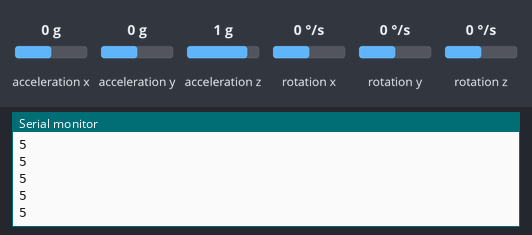
Bench run of a sketch on a simulated Arduino Uno, built with avr-gcc and run on an emulated ATmega328P. Shown: the last lines printed to the serial monitor. The test bench sets the inputs (shaded band); at power-on: acceleration x 0 g, acceleration y 0 g, acceleration z 1 g, rotation x 0 °/s, rotation y 0 °/s, rotation z 0 °/s.

Above: at 1.2 s.
1.3 s: acceleration x set to -1.4 g
At 1.33 s:
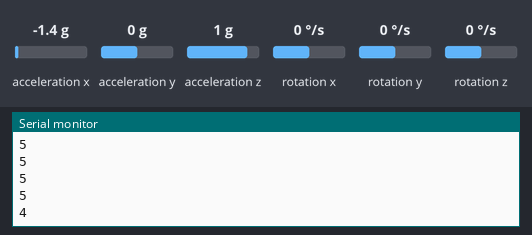
2.8 s: acceleration y set to -1.4 g
At 2.86 s:
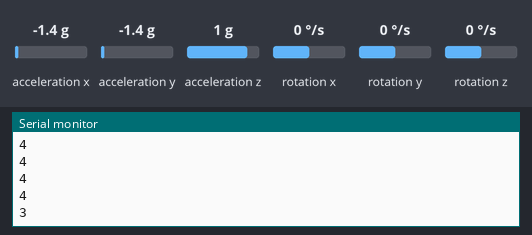
4.3 s: acceleration z set to -1.4 g
At 4.39 s:
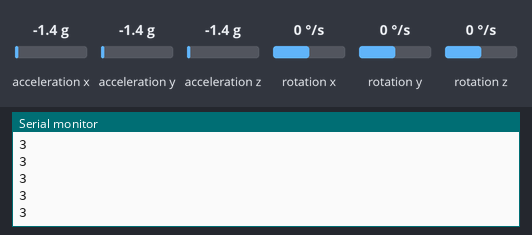
Timing chart, 0 to 7.3 s (numbered marks = the images above; inputs shaded):
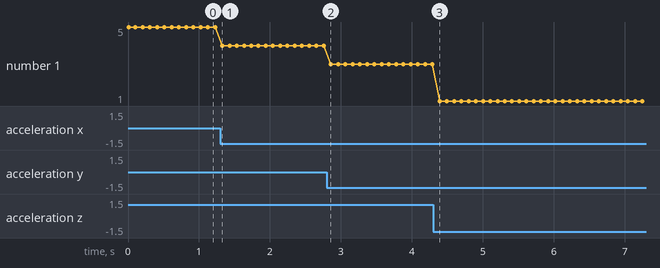

Measured:
- after the input at 1.3 s, the serial monitor: prints a new line at once (image 1)
- after the input at 2.8 s, the serial monitor: prints a new line after 0.06 s (image 2)
- plotted number 1: 5 → 4 after the input at 1.3 s, 4 → 3 after the input at 2.8 s, 3 → 1 after the input at 4.3 s

The sketch:

Serial_jason_edited.ino
```cpp
/*
The sensor outputs provided by the library are the raw
16-bit values obtained by concatenating the 8-bit high and
low accelerometer and gyro data registers. They can be
converted to units of g and dps (degrees per second) using
the conversion factors specified in the datasheet for your
particular device and full scale setting (gain).

Example: An LSM6DS33 gives an accelerometer Z axis reading
of 16276 with its default full scale setting of +/- 2 g. The
LA_So specification in the LSM6DS33 datasheet (page 11)
states a conversion factor of 0.061 mg/LSB (least
significant bit) at this FS setting, so the raw reading of
16276 corresponds to 16276 * 0.061 = 992.8 mg = 0.9928 g.
*/

#include <Wire.h>
#include <LSM6.h>

LSM6 imu;

char report[80];
int reading[3]={0, 0, 0};
int total=0;
int pastTotal = 0;
int readX = 0;
int pastX = 0;

int rawLow = -32768;
int rawHigh = 32767;
int remapLow = 0;
int remapHigh = 10;

void setup()
{
  Serial.begin(9600);
  Wire.begin();
  Serial.print("test");

  if (!imu.init())
  {
    Serial.println("Failed to detect and initialize IMU!");
    while (1);
  }
  imu.enableDefault();
}

void loop()
{
  imu.read();

  /*snprintf(report, sizeof(report), "A: %6d %6d %6d    G: %6d %6d %6d",
    imu.a.x, imu.a.y, imu.a.z,
    imu.g.x, imu.g.y, imu.g.z);*/
  snprintf(report, sizeof(report), "Accelerometer: x: %6d y: %6d z: %6d",
  imu.a.x, imu.a.y, imu.a.z);
  //Serial.println(report);

  total = (map(imu.a.x,rawLow, rawHigh,remapLow,remapHigh) + map(imu.a.y,rawLow, rawHigh,remapLow,remapHigh) + map(imu.a.z,rawLow, rawHigh,remapLow,remapHigh) )/3;
 Serial.println(total);
  if(abs(pastTotal-total)>3){
  Serial.println(total);
  Serial.println("You jerked!");
  }
  pastTotal = total;
  //Serial.println(readX);

  delay(100);
}
```
